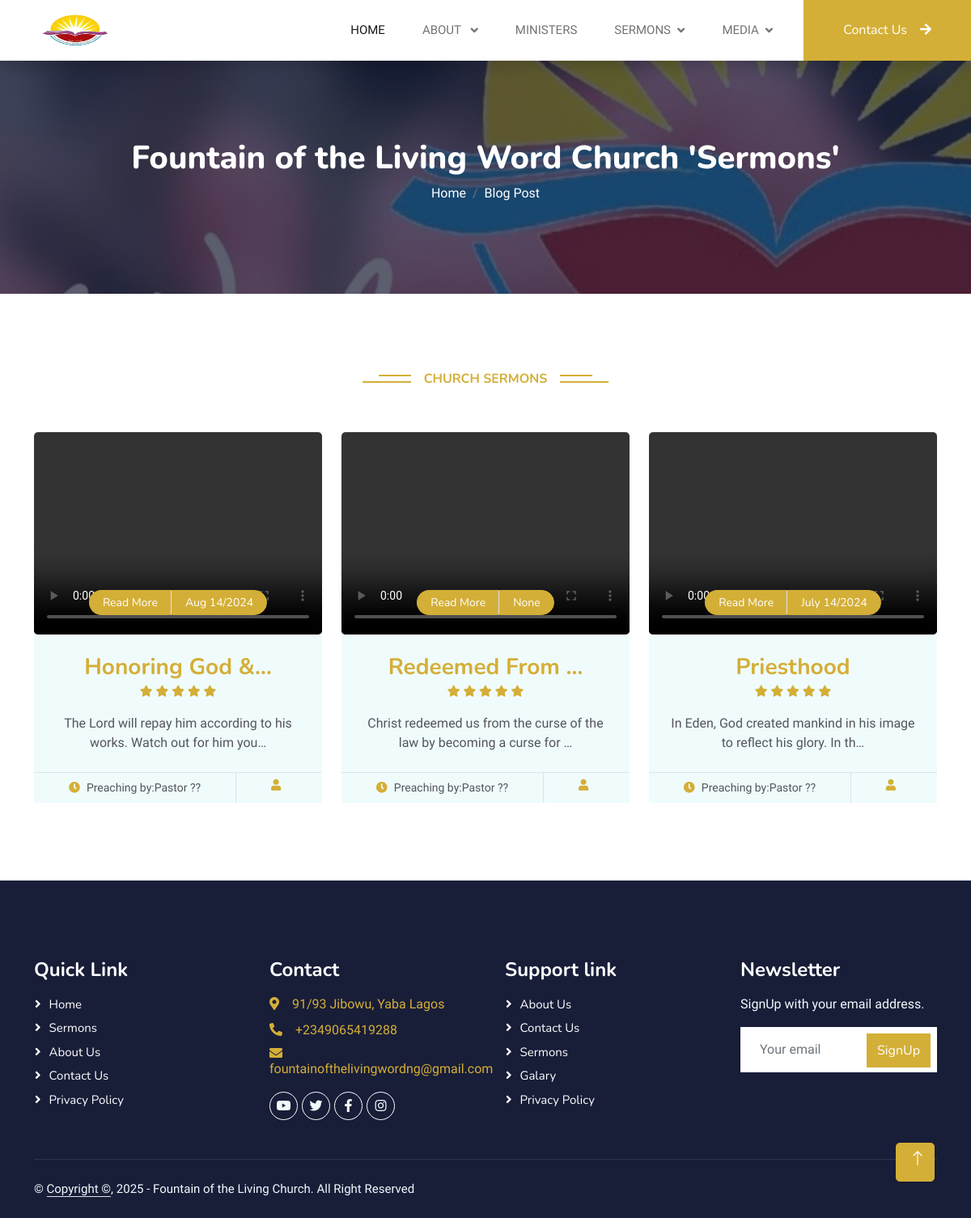
The app's page /sermons/ with its own data.
### fountain/models.py (models this page shows, shortened)
class ChurchVideoSermons(models.Model):
    sermons_title = models.CharField(max_length=255, blank=True, null=True)
    Sermons_time = models.CharField(max_length=255, blank=True, null=True)
    sermons_description = models.TextField()
    sermons_preach_by = models.CharField(max_length=100, blank=True, null=True)
    sermons_slug = models.SlugField (max_length=255,blank=True, null=True)
    sermons_video = models.FileField(upload_to='videos/')
    sermons_youtube_video_link = models.TextField()
    sermons_publish_date = models.DateTimeField (auto_now_add= True)
    sermons_author = models.ForeignKey(User, on_delete=models.CASCADE)
    class Meta:
        ordering =['-sermons_publish_date']

### fountain/views.py (the view)
# urls.py: path('sermons/', SermonsView.as_view(), name="sermons"),
class SermonsView(ListView):
    model = ChurchVideoSermons
    template_name = 'fountainchurch/sermons.html'

### templates/fountainchurch/sermons.html (shortened to what this page needs)
{% extends "base.html" %}
{% load static %}
{% block content%}
    <div class="container-fluid bg-primary py-5 mb-5 page-header">
        <div class="container py-5">
            <div class="row justify-content-center">
                <div class="col-lg-10 text-center">
                    <h6 class="display-6 text-white animated slideInDown">Fountain of the Living Word Church 'Sermons' </h6>
                    <nav aria-label="breadcrumb">
                        <ol class="breadcrumb justify-content-center">
                            <li class="breadcrumb-item"><a class="text-white" href="{% url 'home' %}">Home</a></li>
                            <li class="breadcrumb-item"><a class="text-white" href="{% url 'blog' %}">Blog Post</a></li>
                        </ol>
                    </nav>
                </div>
            </div>
        </div>
    </div>
    <div class="container-xxl py-5">
        <div class="container">
            <div class="text-center wow fadeInUp" data-wow-delay="0.1s">
                <h6 class="section-title bg-white text-center text-primary px-3">Church Sermons</h6>
            </div><br><br>
            <div class="row g-4 justify-content-center">
                {% for post in object_list %}
                <div class="col-lg-4 col-md-6 wow fadeInUp" data-wow-delay="0.1s">
                    <div class="course-item bg-light">
                        <div class="position-relative overflow-hidden">
                            <a href="{% url 'sermons_detail' post.pk %}">
                            <video autoplay muted playsinline loop width="100%" height="40%" style="height: 250px; width: 100%; object-fit: cover; border-radius:5px;"  controls>
                                <source src="{{ post.sermons_video.url }}" type="video/mp4">
                            </video></a>
                            <div class="w-100 d-flex justify-content-center position-absolute bottom-0 start-0 mb-4">
                                <a href="{%  url 'sermons_detail' post.pk %}" class="flex-shrink-0 btn btn-sm btn-primary px-3 border-end" style="border-radius: 30px 0 0 30px;">Read More</a>
                                <a href="#" class="flex-shrink-0 btn btn-sm btn-primary px-3" style="border-radius: 0 30px 30px 0;">{{ post.Sermons_time }}</a>
                            </div>
                        </div>
                        <div class="text-center p-4 pb-0">
                            <a href="{%  url 'sermons_detail' post.pk %}">
                             <h3 class="mb-0"style="color: #d4af37;">{{ post.sermons_title|truncatechars:15}}</h3>
                            </a>
                            <div class="mb-3">
                                <small class="fa fa-star text-primary"></small>
                                <small class="fa fa-star text-primary"></small>
                                <small class="fa fa-star text-primary"></small>
                                <small class="fa fa-star text-primary"></small>
                                <small class="fa fa-star text-primary"></small>
                            </div>
                            <p class="mb-4">{{ post.sermons_description|truncatechars:70 }}</p>
                        </div>
                        <div class="d-flex border-top">
                            <small class="flex-fill text-center border-end py-2"><i class="fa fa-clock text-primary me-2"></i>Preaching by:{{ post.sermons_preach_by }}</small>
                            <small class="flex-fill text-center py-2"><i class="fa fa-user text-primary me-2"></i>{{ post.Events_date_event }}</small>
                        </div>
                    </div>
                </div>
                {% endfor %}
            </div>
        </div>
    </div>
{% endblock %}

### static/css/style.css (style rules this page uses)
.btn { font-family: 'Nunito', sans-serif; font-weight: 600; transition: .5s; }
h1, .h1, h2, .h2, h3, .h3, h4, .h4, h5, .h5, h6, .h6 { margin-top: 0; margin-bottom: .5rem; font-family: sans-serif; font-weight: 700; line-height: 1.2; color: #181d38; }
body { margin: 0; font-family: sans-serif; font-size: 1rem; font-weight: 400; line-height: 1.5; color: #52565b; background-color: #fff; -webkit-text-size-adjust: 100%; -webkit-tap-highlight-color: rgba(0, 0, 0, 0); }
h1, .h1, h2, .h2, h3, .h3, h4, .h4, h5, .h5, h6, .h6 { margin-top: 0; margin-bottom: .5rem; font-family: Georgia; font-weight: 700; line-height: 1.2; color: #181d38; }
.btn.btn-primary, .btn.btn-secondary { color: #FFFFFF; }
.page-header { background: linear-gradient(rgba(24, 29, 56, .7), rgba(24, 29, 56, .7)), url(../img/carousel-1.jpg); background-position: center center; background-repeat: no-repeat; background-size: cover; }
.breadcrumb-item + .breadcrumb-item::before { color: var(--light); }
.section-title { position: relative; display: inline-block; text-transform: uppercase; }
.section-title::before { position: absolute; content: ""; width: calc(100% + 80px); height: 2px; top: 4px; left: -40px; background: var(--primary); z-index: -1; }
.section-title::after { position: absolute; content: ""; width: calc(100% + 120px); height: 2px; bottom: 5px; left: -60px; background: var(--primary); z-index: -1; }

### records on screen
ChurchVideoSermons: Sermons_time "Aug 14/2024", sermons_title "Honoring God &…", sermons_description "The Lord will repay him according to his works. Watch out for him you…", sermons_preach_by "Pastor ??"
ChurchVideoSermons: Sermons_time "None", sermons_title "Redeemed From …", sermons_description "Christ redeemed us from the curse of the law by becoming a curse for …", sermons_preach_by "Pastor ??"
ChurchVideoSermons: Sermons_time "July 14/2024", sermons_title "Priesthood", sermons_description "In Eden, God created mankind in his image to reflect his glory. In th…", sermons_preach_by "Pastor ??"
